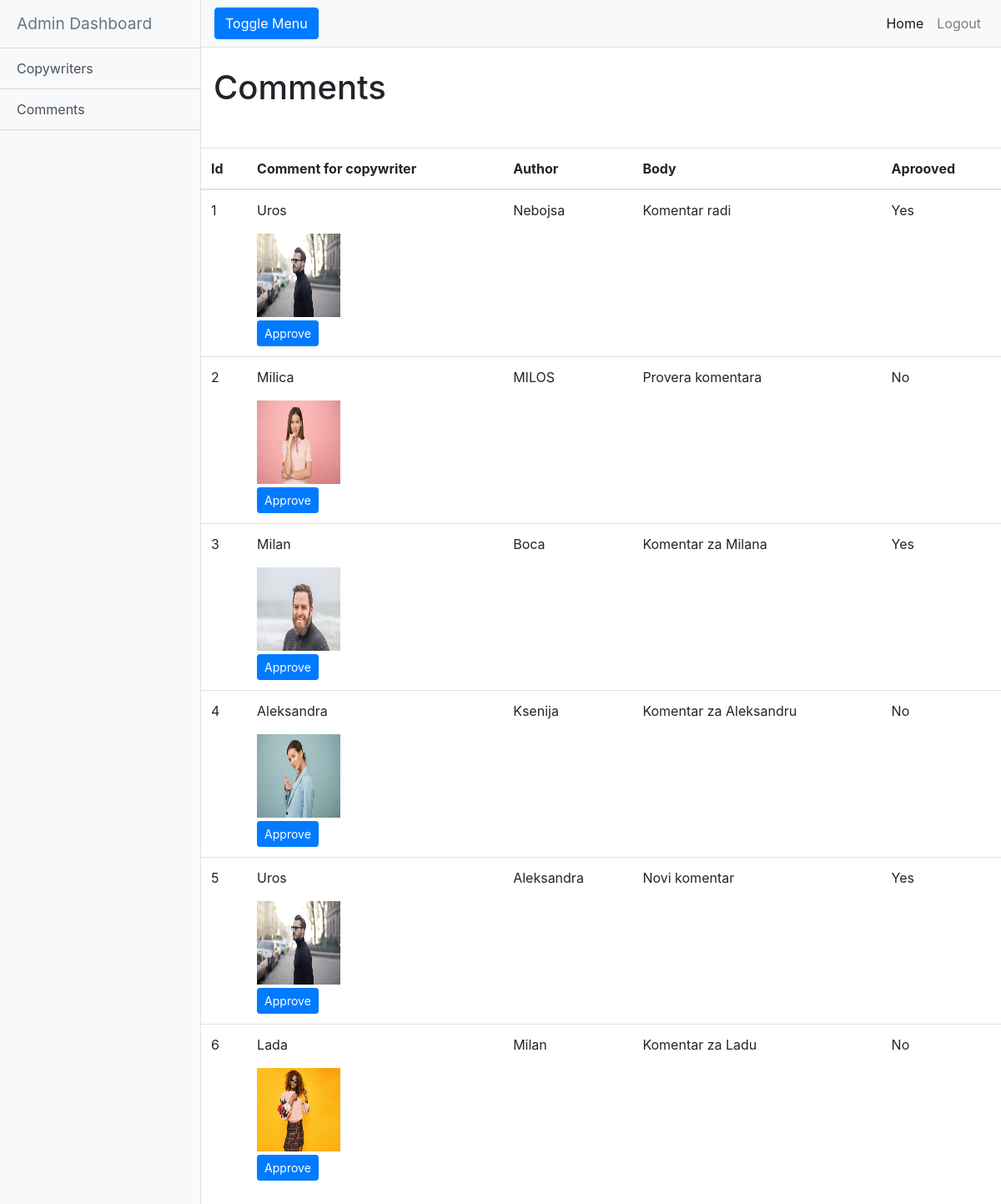
The app's page /admin/comments.php (signed in) with its own data.
### tables this page shows
CREATE TABLE IF NOT EXISTS `comments` (
  `id` int(11) NOT NULL AUTO_INCREMENT,
  `copywriter_id` int(11) NOT NULL,
  `author` varchar(256) NOT NULL,
  `body` text NOT NULL,
  `aprooved` tinyint(1) DEFAULT '0',
  PRIMARY KEY (`id`)
);

CREATE TABLE IF NOT EXISTS `copywriters` (
  `id` int(11) NOT NULL AUTO_INCREMENT,
  `name` varchar(256) NOT NULL,
  `description` varchar(1024) NOT NULL,
  `price` int(11) NOT NULL,
  `image` varchar(256) NOT NULL,
  PRIMARY KEY (`id`)
);

### admin/includes/class_loader.php (called while the page is built, shortened)
<?php
function class_loader($class){
    $path = "includes/" . $class . ".php";
}

### admin/includes/Database_object.php (called while the page is built, shortened)
<?php
class Database_object {
    public static function find_all(){
        $sql = "SELECT * FROM " .static::$db_table;
        return static::find_querys($sql);
    }
    public static function find_by_id($id){
        $params = [
            'id' => $id
            ];
        $sql = "SELECT * FROM ".static::$db_table." WHERE id = :id";
        $result_array = static::find_by_query($sql, $params);
        return !empty($result_array) ? array_shift($result_array) : false;
    }
    public static function find_by_query($sql, $params){
        global $database;
        $get_row = $database->get_row($sql, $params);
        $object_array = [];
        $object_array[] = static::instantiation($get_row);
        return $object_array;
    }
    public static function find_querys($sql){
        global $database;
        $get_rows = $database->get_rows($sql);
        $object_array = [];
        foreach($get_rows as $get_row) {
            $object_array[] = static::instantiation($get_row);
        }
       return $object_array;
    }
    public static function instantiation($record){
        $instance = new $class;
        foreach ($record as $atribute => $value) {
            if ($instance->has_property($atribute)) {
                $instance->$atribute = $value;
            }
        }
        return $instance;
    }
    private function has_property($atribute){
        $object_properties = get_object_vars($this);
        return array_key_exists($atribute, $object_properties);
    }
}

### admin/includes/Database.php (called while the page is built, shortened)
<?php
class Database {
    private static $instance = null;
    private $connection;
    private $host = "localhost";
    private $user = "root";
    private $password = "";
    private $db_name = "oneclik_copywriters";
    private function __construct(){
        $this->connection = new PDO("mysql:host={$this->host};dbname={$this->db_name}",$this->user,$this->password);
        $this->connection->setAttribute(PDO::ATTR_DEFAULT_FETCH_MODE, PDO::FETCH_OBJ);
    }
    public static function get_instance(){
        if (!self::$instance) {
            self::$instance = new Database;
        }
        return self::$instance;
    }
    public function get_rows($sql){
        $data = $this->connection->query($sql);
        return $data->fetchAll();
    }
    public function get_row($sql, $params = []){
        $data = $this->connection->prepare($sql);
        $data->execute($params);
        return $data->fetch();
    }
}

### admin/init.php (called while the page is built, shortened)
<?php
 require_once("includes/class_loader.php");
 $database = Database::get_instance();

### admin/includes/Copywriter.php (called while the page is built, shortened)
<?php
class Copywriter extends Database_object {
    public $image;
    private $upload_directory = "images";
    private $image_placeholder = "https://via.placeholder.com/150";
    public function image_path_and_placeholder(){
        return empty($this->image) ? $this->image_placeholder : $this->upload_directory.DS.$this->image;
    }
}

### admin/comments.php (the view, shortened to what this page needs)
<?php
      require_once('init.php');
      $comments = Comment::find_all();
?>
<!DOCTYPE html>
<html lang="en">
<head>
  <link href="vendor/bootstrap/css/bootstrap.min.css" rel="stylesheet">
  <link href="css/simple-sidebar.css" rel="stylesheet">
</head>
<body>
  <div class="d-flex" id="wrapper">
    <div class="bg-light border-right" id="sidebar-wrapper">
      <div class="sidebar-heading">
        <a href="admin.php" class="text-muted">Admin Dashboard</a>
      </div>
      <div class="list-group list-group-flush">
        <a href="copywriters.php" class="list-group-item list-group-item-action bg-light">Copywriters</a>
        <a href="comments.php" class="list-group-item list-group-item-action bg-light">Comments</a>
      </div>
    </div>
    <div id="page-content-wrapper">
      <nav class="navbar navbar-expand-lg navbar-light bg-light border-bottom">
        <button class="btn btn-primary" id="menu-toggle">Toggle Menu</button>
        <div class="collapse navbar-collapse" id="navbarSupportedContent">
          <ul class="navbar-nav ml-auto mt-2 mt-lg-0">
            <li class="nav-item active">
              <a class="nav-link" href="../index.php">Home <span class="sr-only">(current)</span></a>
            </li>
            <li class="nav-item">
              <a class="nav-link" href="logout.php">Logout <span class="sr-only">(current)</span></a>
            </li>
          </ul>
        </div>
      </nav>
      <div class="container-fluid">
        <h1 class="mt-4">Comments</h1>
      </div>
      <table class="table table-hover mt-5">
                <thead>
                    <tr>
                        <th>Id</th>
                        <th>Comment for copywriter</th>
                        <th>Author</th>
                        <th>Body</th>
                        <th>Aprooved</th>
                    </tr>
                </thead>
                <tbody>
                    <?php
                      if (!empty($comments)) {
                          foreach ($comments as $comment)  {
                            $copywriter = Copywriter::find_by_id($comment->copywriter_id)
                              ?>
                                <tr>
                                  <td>
                                  <?php echo $comment->id; ?></td>
                                  <td>
                                    <p><?php echo $copywriter->name;?></p>
                                    <img src="<?php echo $copywriter->image_path_and_placeholder() ?>" id="comment_image">
                                    <div class="action_link mt-1">
                                        <a href="comment_approved.php?id=<?php echo $comment->id; ?>" class="btn btn-primary btn-sm">Approve</a>
                                    </div>
                                  </td>
                                  <td><?php echo $comment->author; ?></td>
                                  <td><?php echo $comment->body; ?></td>
                                  <td>
                                      <?php
                                        if ($comment->aprooved == 1) {
                                            echo "Yes";
                                        } else {
                                            echo "No";
                                        }
                                        ?>
                                  </td>
                                </tr>
                      <?php }
                      } ?>
                </tbody>
            </table>
    </div>
  </div>
</body>
</html>

### admin/css/simple-sidebar.css (style rules this page uses)
body { overflow-x: hidden; }
#sidebar-wrapper { min-height: 100vh; margin-left: -15rem; -webkit-transition: margin .25s ease-out; -moz-transition: margin .25s ease-out; -o-transition: margin .25s ease-out; transition: margin .25s ease-out; }
#sidebar-wrapper .sidebar-heading { padding: 0.875rem 1.25rem; font-size: 1.2rem; }
#sidebar-wrapper .list-group { width: 15rem; }
#page-content-wrapper { min-width: 100vw; }
#comment_image { width: 100px; height: 100px; }
@media (min-width: 768px) { #sidebar-wrapper { margin-left: 0; } }
@media (min-width: 768px) { #page-content-wrapper { min-width: 0; width: 100%; } }

### records on screen
comments: id "1", copywriter.name "Uros", copywriter.image (picture), author "Nebojsa", body "Komentar radi", aprooved "Yes"
comments: id "2", copywriter.name "Milica", copywriter.image (picture), author "MILOS", body "Provera komentara", shows "No"
comments: id "3", copywriter.name "Milan", copywriter.image (picture), author "Boca", body "Komentar za Milana", aprooved "Yes"
comments: id "4", copywriter.name "Aleksandra", copywriter.image (picture), author "Ksenija", body "Komentar za Aleksandru", shows "No"
comments: id "5", copywriter.name "Uros", copywriter.image (picture), author "Aleksandra", body "Novi komentar", aprooved "Yes"
comments: id "6", copywriter.name "Lada", copywriter.image (picture), author "Milan", body "Komentar za Ladu", shows "No"
